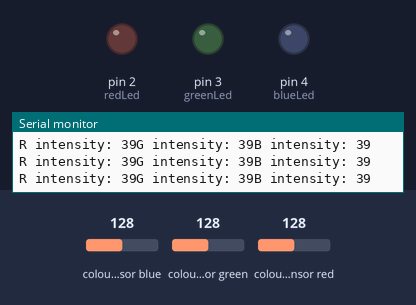
A sketch run on a simulated Arduino Uno, built with avr-gcc and run on an emulated ATmega328P. On the bench: output pins drawn as LEDs (lit = HIGH), the last lines printed to the serial monitor. Wiring (inferred from the names in the program): TCS3200 colour sensor: output pin 10; S2 pin 12; S3 pin 11; S0 pin 5; S1 pin 9. Inputs (shaded band) come from the test bench; at power-on: colour sensor blue 128, colour sensor green 128, colour sensor red 128. Pins used as bus, display or sensor lines are not drawn.

Above: at 1.2 s.
1.3 s: colour sensor blue set to 136
At 1.81 s:
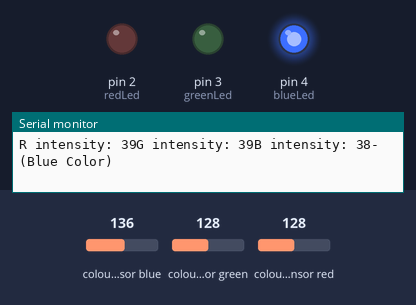
4.3 s: colour sensor green set to 134
At 5.1 s:
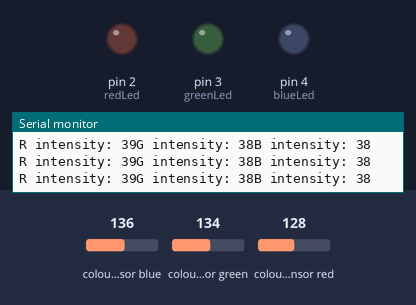
7.3 s: colour sensor red set to 134
8.8 s: colour sensor red set to 141
At 9.39 s:
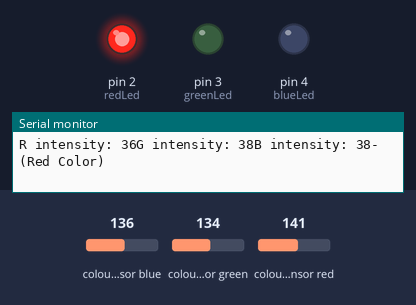
11.8 s: colour sensor green set to 191
At 12.32 s:
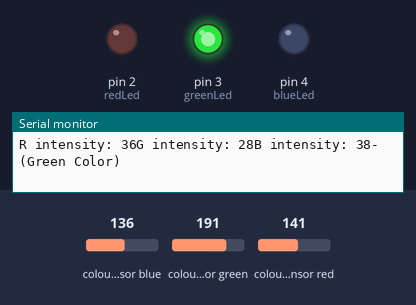
14.8 s: colour sensor green set to 128
At 15.35 s:
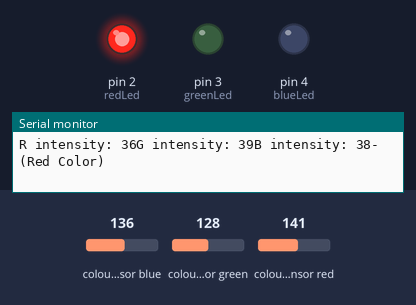
Timing chart, 0 to 17.8 s (numbered marks = the images above; inputs shaded):
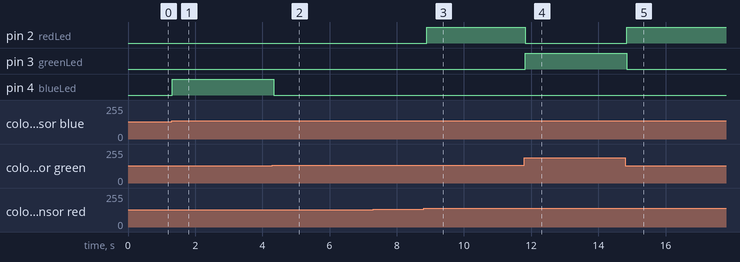

Measured:
- the behaviour switches between 131 and 132 on colour sensor blue (found by bisection; images 0 and 1)
- the behaviour switches between 131 and 132 on colour sensor green (found by bisection; images 1 and 2)
- the behaviour switches between 136 and 137 on colour sensor red (found by bisection; images 2 and 3)
- after the input at 1.3 s, pin 4 (blueLed): LOW → HIGH at once
- after the input at 4.3 s, pin 4 (blueLed): HIGH → LOW after 0.05 s
- after the input at 8.8 s, pin 2 (redLed): LOW → HIGH after 0.09 s
- after the input at 11.8 s, pin 2 (redLed): HIGH → LOW at once; pin 3 (greenLed): LOW → HIGH at once
- after the input at 14.8 s, pin 2 (redLed): LOW → HIGH after 0.05 s; pin 3 (greenLed): HIGH → LOW after 0.05 s

The sketch:

color.ino.ino
```cpp
const int s0 = 5;
const int s1 = 9;
const int s2 = 12;
const int s3 = 11;
const int out = 10;

int redLed = 2;
int greenLed = 3;
int blueLed = 4;

int r = 0;
int g = 0;
int b = 0;

void setup() {
  // put your setup code here, to run once:
  Serial.begin(9600);
  pinMode(s0, OUTPUT);
  pinMode(s1, OUTPUT);
  pinMode(s2, OUTPUT);
  pinMode(s3, OUTPUT);
  pinMode(out, OUTPUT);
  pinMode(redLed, OUTPUT);
  pinMode(greenLed, OUTPUT);
  pinMode(blueLed, OUTPUT);
  digitalWrite(s1, HIGH);
}

void loop()
{
  // put your main code here, to run repeatedly:
  color();
  Serial.print("R intensity: ");
  Serial.print(r, DEC);
  Serial.print("G intensity: ");
  Serial.print(g, DEC);
  Serial.print("B intensity: ");
  Serial.print(b, DEC);

  if(r < b && r < g)
  {
    Serial.println("- (Red Color)");
    digitalWrite(redLed, HIGH);
    digitalWrite(greenLed, LOW);
    digitalWrite(blueLed, LOW);
  }
  else if(b < r && b < g)
  {
    Serial.println("- (Blue Color)");
    digitalWrite(redLed, LOW);
    digitalWrite(greenLed, LOW);
    digitalWrite(blueLed, HIGH);
  }
  else if(g < r && b > g)
  {
    Serial.println("- (Green Color)");
    digitalWrite(redLed, LOW);
    digitalWrite(greenLed, HIGH);
    digitalWrite(blueLed, LOW);
  }
  else
  {
    Serial.println();
  }
  delay(100);
  digitalWrite(redLed, LOW);
  digitalWrite(greenLed, LOW);
  digitalWrite(blueLed, LOW);
}

void color()
{
  digitalWrite(s2, LOW);
  digitalWrite(s3, LOW);

  r = pulseIn(out, digitalRead(out) == HIGH ? LOW : HIGH);
  digitalWrite(s3, HIGH);
  b = pulseIn(out, digitalRead(out) == HIGH ? LOW : HIGH);
  digitalWrite(s2, HIGH);
  g = pulseIn(out, digitalRead(out) == HIGH ? LOW : HIGH);
}
```
